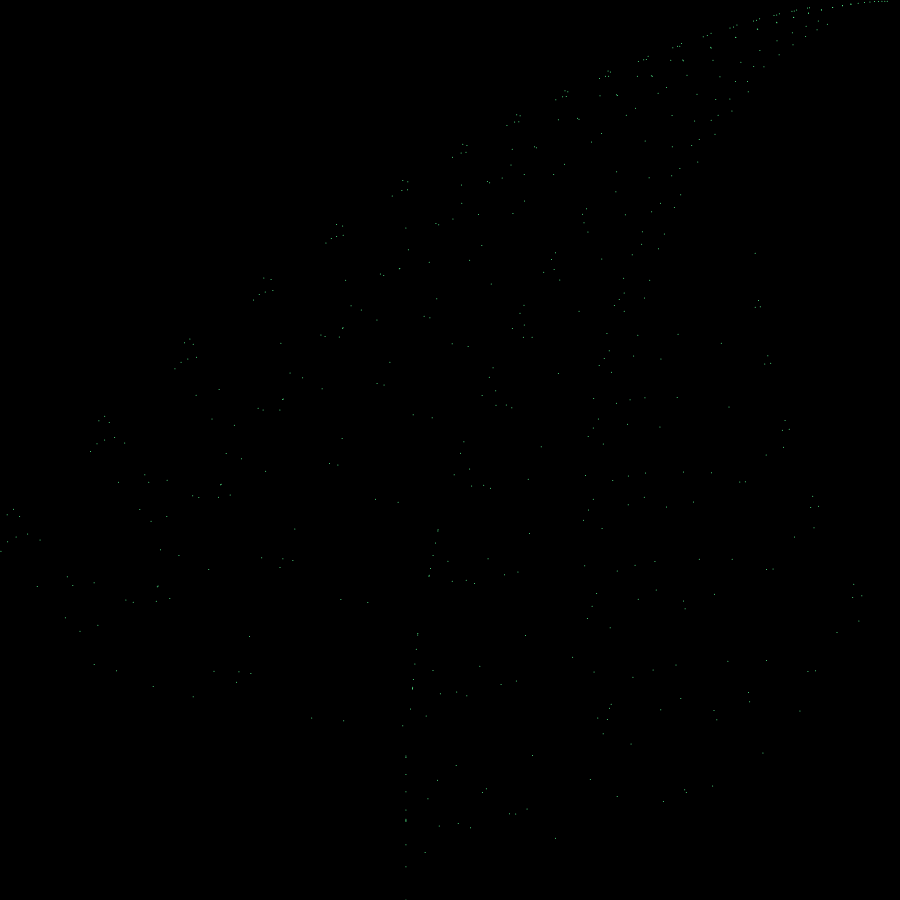
Frame 1 (no input)
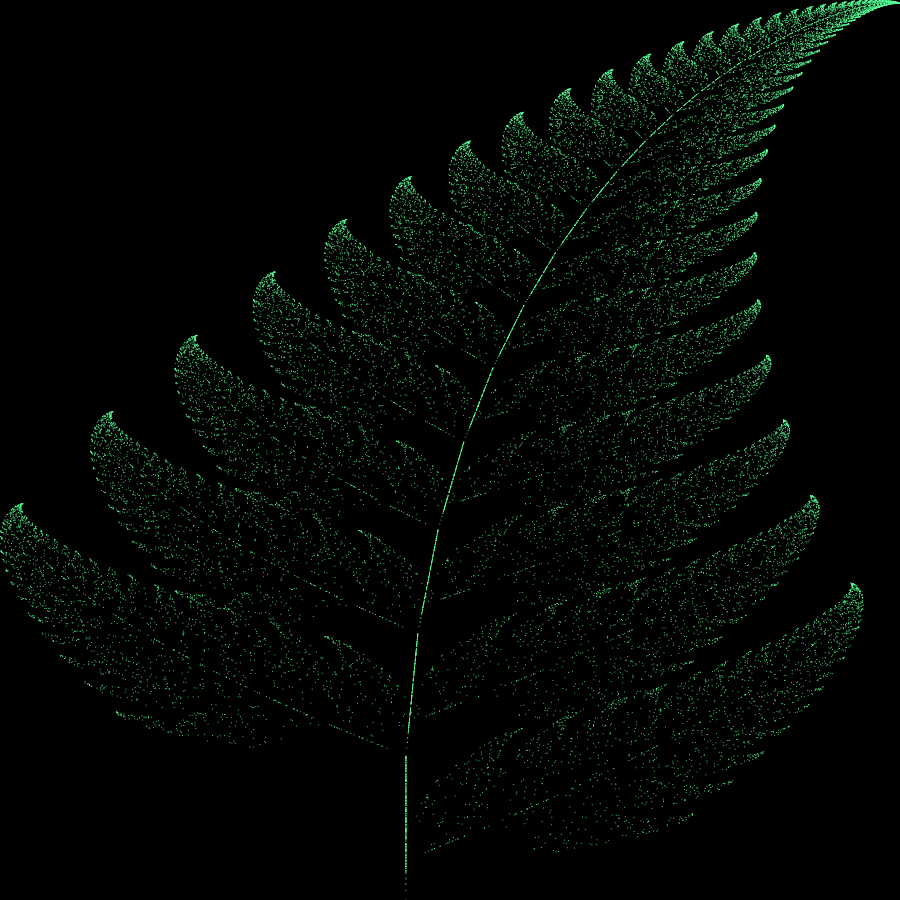
Frame 60 (no input)
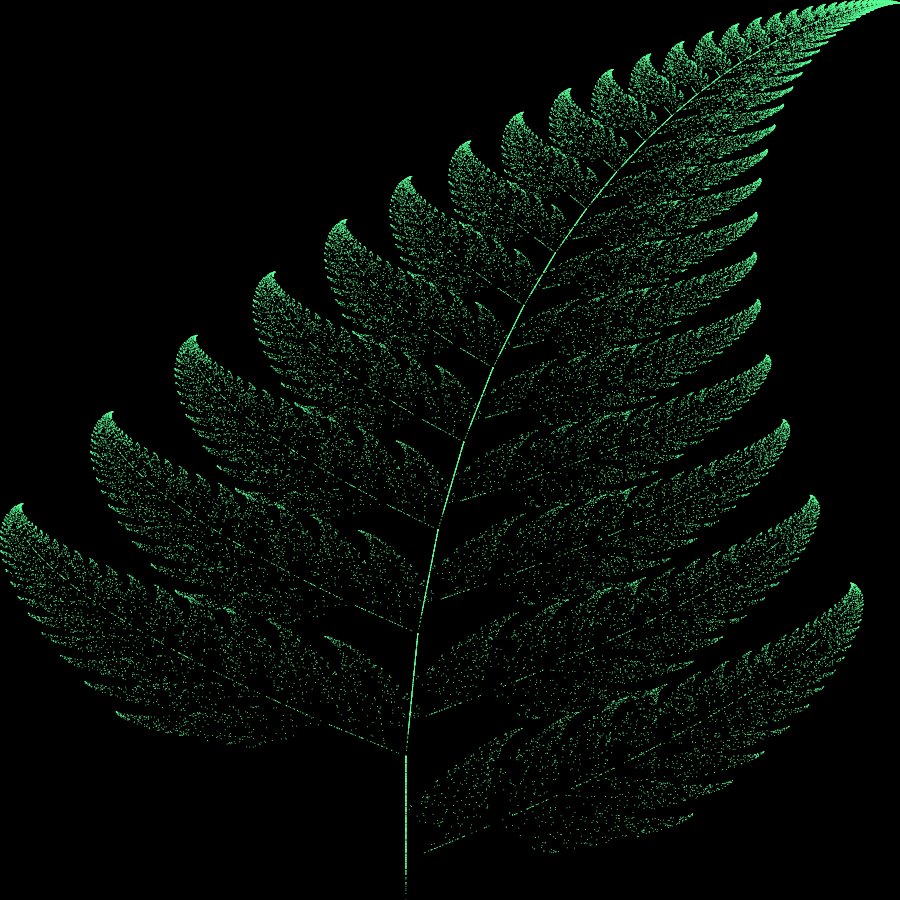
Frame 120 (the mouse pressed at the canvas centre since frame 60)

The p5.js sketch that drew these frames (run headless with seeded random() and noise() and a simulated clock; from frame 60 on, the mouse is pressed at the canvas centre):

// p5.js sketch
// ── sketch.js
let x = 0;
let y = 0;

function setup() {
    createCanvas(900, 900);
    background(0);
    stroke(90,255,150);
    strokeWeight(1);
}

function draw() {
    for (let i = 0; i < 500; i++){
        drawPoint();
        nextPoint();
    };
}

function drawPoint(){
    const px = map(x, -2.1820, 2.6558, 0, width);
    const py = map(y, 0, 9.9983, height, 0);
    point(px, py);
}

function nextPoint(){
    const r = random();
    let nextX, nextY;

    if (r < 0.01){
        nextX = 0;
        nextY = 0.16 * y;
    } else if (r < 0.86){
        nextX = 0.85 * x + 0.04 * y;
        nextY = -0.04 * x + 0.85 * y + 1.6;
    } else if (r < 0.93){
        nextX = 0.2 * x - 0.26 * y;
        nextY = 0.23 * x + 0.22 * y + 1.6;
    } else {
        nextX = -0.15 * x + 0.28 * y;
        nextY = 0.26 * x + 0.24 * y + 0.44;
    }

    x = nextX;
    y = nextY;
}
